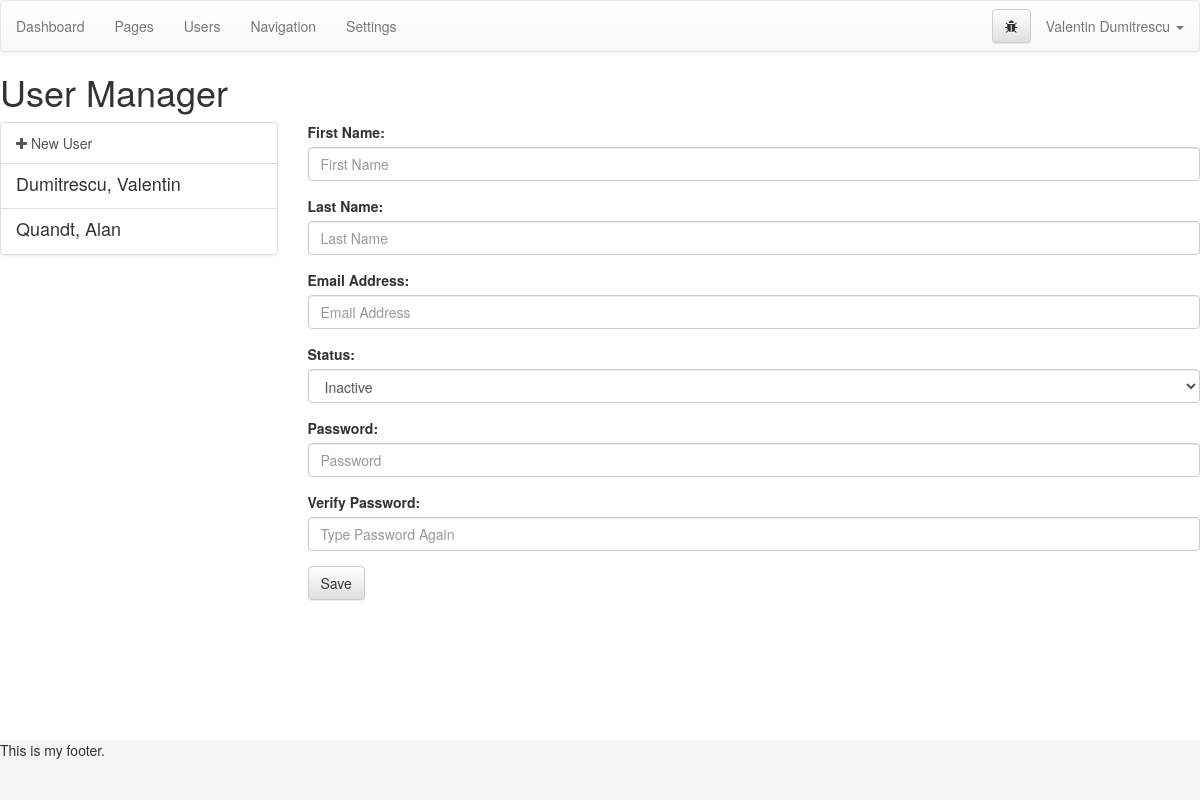
Page /admin/index.php?page=users (signed in) on the committed database.
### tables this page shows
CREATE TABLE `users` (
  `id` mediumint(9) NOT NULL,
  `avatar` varchar(100) NOT NULL,
  `first` varchar(200) NOT NULL,
  `last` varchar(200) NOT NULL,
  `email` varchar(300) NOT NULL,
  `password` varchar(200) NOT NULL,
  `status` int(1) NOT NULL DEFAULT 1
);

### admin/index.php (called while the page is built)
<?php
	include('template/header.php');
	include('views/'.$page.'.php');
	include('template/footer.php');
?>

### admin/functions/data.php (called while the page is built, shortened)
<?php
function data_user($dbc, $id) {
	if(is_numeric($id)) {
		$cond = "WHERE id = '$id'";
	} else {
		$cond = "WHERE email = '$id'";
	}
	$q = "SELECT * FROM users $cond";
	$r = mysqli_query($dbc, $q);
	$data = mysqli_fetch_assoc($r);
	$data['fullname'] = $data['first'].' '.$data['last'];
	$data['fullname_reverse'] = $data['last'].', '.$data['first'];
	return $data;
}
?>

### admin/config/setup.php (called while the page is built, shortened)
<?php
include('../config/connection.php');
include('functions/data.php');
$user = data_user($dbc, $_SESSION['username']);
?>

### admin/views/users.php (the view, shortened to what this page needs)
<h1>User Manager</h1>
<div class="row">
	<div class="col-md-3">
		<div class="list-group">
		<a class="list-group-item" href="?page=users">
			<i class="fa fa-plus"></i> New User
		</a>
		<?php
			$q = "SELECT * FROM users ORDER BY last ASC";
			$r = mysqli_query($dbc, $q);
			while($list = mysqli_fetch_assoc($r)) {
				$list = data_user($dbc, $list['id']);
			?>
			<a class="list-group-item <?php selected($list['id'], $opened['id'], 'active'); ?>" href="index.php?page=users&id=<?php echo $list['id']; ?>">
				<h4 class="list-group-item-heading"><?php echo $list['fullname_reverse']; ?></h4>
			</a>
		<?php } ?>
		</div>
	</div>
	<div class="col-md-9">
		<form action="index.php?page=users&id=<?php echo $opened['id']; ?>" method="post" role="form">
			<div class="form-group">
				<label for="first">First Name:</label>
				<input class="form-control" type="text" name="first" id="first" value="<?php echo $opened['first']; ?>" placeholder="First Name" autocomplete="off">
			</div>
			<div class="form-group">
				<label for="last">Last Name:</label>
				<input class="form-control" type="text" name="last" id="last" value="<?php echo $opened['last']; ?>" placeholder="Last Name" autocomplete="off">
			</div>
			<div class="form-group">
				<label for="email">Email Address:</label>
				<input class="form-control" type="text" name="email" id="email" value="<?php echo $opened['email']; ?>" placeholder="Email Address" autocomplete="off">
			</div>
			<div class="form-group">
				<label for="status">Status:</label>
				<select class="form-control" name="status" id="status">
					<option value="0" <?php if(isset($_GET['id'])){ selected('0', $opened['status'], 'selected'); } ?>>Inactive</option>
				</select>
			</div>
			<div class="form-group">
				<label for="password">Password:</label>
				<input class="form-control" type="password" name="password" id="password" value="" placeholder="Password" autocomplete="off">
			</div>
			<div class="form-group">
				<label for="passwordv">Verify Password:</label>
				<input class="form-control" type="password" name="passwordv" id="passwordv" value="" placeholder="Type Password Again" autocomplete="off">
			</div>
			<button type="submit" class="btn btn-default">Save</button>
		</form>
	</div>
</div>

### admin/config/css.php (style rules this page uses)
html, body { height: 100%; }

### rows in the picture
users: fullname_reverse "Dumitrescu, Valentin"
users: fullname_reverse "Quandt, Alan"

### other values in the picture
$user['fullname'] "Valentin Dumitrescu"
